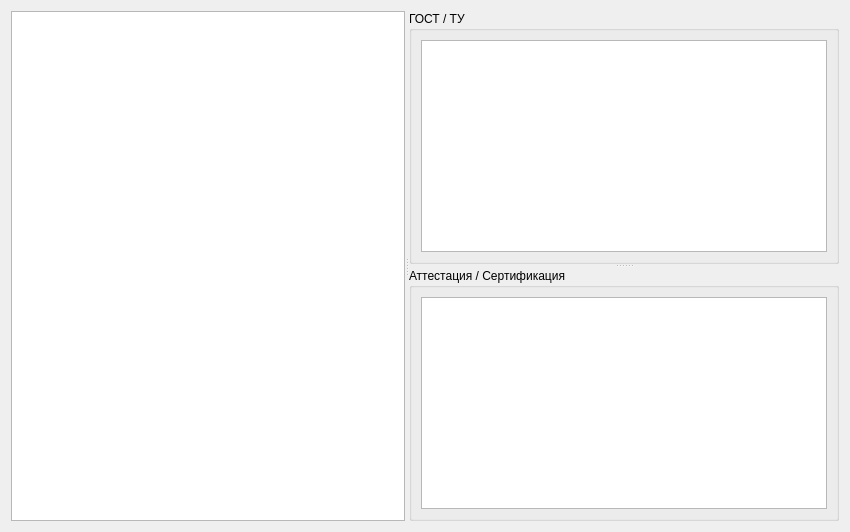
<?xml version="1.0" encoding="UTF-8"?>
<ui version="4.0">
 <class>FormWire</class>
 <widget class="QWidget" name="FormWire">
  <property name="geometry">
   <rect>
    <x>0</x>
    <y>0</y>
    <width>850</width>
    <height>532</height>
   </rect>
  </property>
  <property name="windowTitle">
   <string>ГОСТ/ТУ/Аттестация/Сертификация</string>
  </property>
  <layout class="QVBoxLayout" name="verticalLayout_5">
   <item>
    <widget class="QSplitter" name="splitter1">
     <property name="orientation">
      <enum>Qt::Horizontal</enum>
     </property>
     <widget class="QWidget" name="layoutWidget">
      <layout class="QVBoxLayout" name="verticalLayout_2">
       <item>
        <widget class="QListView" name="listViewWire"/>
       </item>
      </layout>
     </widget>
     <widget class="QWidget" name="layoutWidget">
      <layout class="QVBoxLayout" name="verticalLayout_4">
       <item>
        <widget class="QSplitter" name="splitter2">
         <property name="orientation">
          <enum>Qt::Vertical</enum>
         </property>
         <widget class="QGroupBox" name="groupBox">
          <property name="title">
           <string>ГОСТ / ТУ</string>
          </property>
          <layout class="QVBoxLayout" name="verticalLayout">
           <item>
            <widget class="Viewer" name="tableViewTu"/>
           </item>
          </layout>
         </widget>
         <widget class="QGroupBox" name="groupBox_2">
          <property name="title">
           <string>Аттестация / Сертификация</string>
          </property>
          <layout class="QVBoxLayout" name="verticalLayout_3">
           <item>
            <widget class="Viewer" name="tableViewAtt"/>
           </item>
          </layout>
         </widget>
        </widget>
       </item>
      </layout>
     </widget>
    </widget>
   </item>
  </layout>
 </widget>
 <customwidgets>
  <customwidget>
   <class>Viewer</class>
   <extends>QTableView</extends>
   <header>viewer.h</header>
  </customwidget>
 </customwidgets>
 <resources/>
 <connections/>
</ui>
